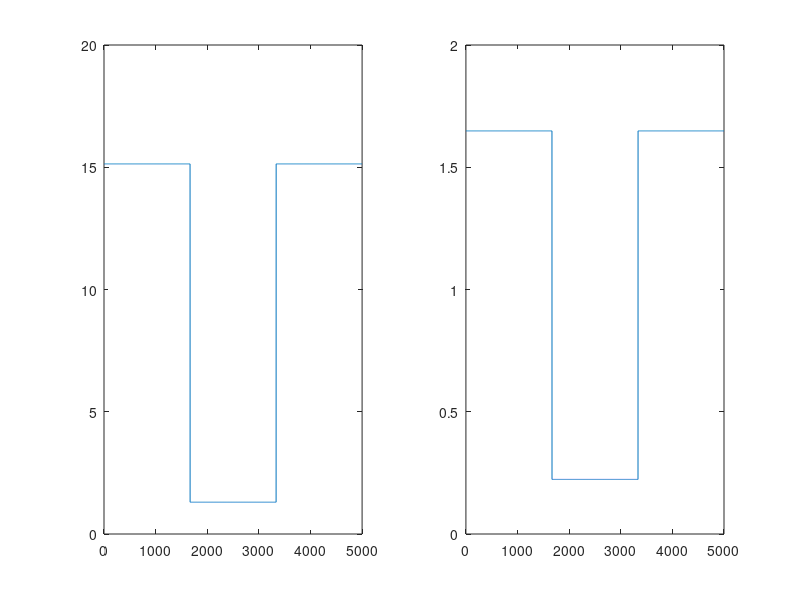

Write MATLAB code to recreate this figure. (Note: this script raises an error after producing the figure.)
addpath(genpath('C:\Users\gaw19004\Documents\GitHub\COM_POISSON'));
addpath(genpath('D:\GitHub\COM_POISSON'));

%%
rng(2)
T = 50;
dt = 0.01; % bin length (s)
n = 1; % number of independent observations

X_lam = ones(T/dt, 1);
G_nu = ones(T/dt, 1);

gamma_true = [repmat(.5, 1, round(T/(dt*3)))...
    repmat(-1.5, 1, round(T/(dt*3)))...
    repmat(.5, 1, T/dt - 2*round(T/(dt*3)))]';

nu_true = exp(G_nu.*gamma_true);

% set the mean to be approximate 5
target_mean = 5;
lam_true = (target_mean + (nu_true - 1)./ (2*nu_true)).^nu_true;
beta_true = nu_true.*log(target_mean + (nu_true - 1)./ (2*nu_true))./X_lam;

figure(1)
subplot(1,2,1);
plot(lam_true)
subplot(1,2,2);
plot(nu_true)

spk_vec = zeros(n, T/dt);
theo_mean = zeros(T/dt, 1);
theo_var = zeros(T/dt, 1);

for k = 1:(T/dt)
    spk_vec(:, k) = com_rnd(lam_true(k), nu_true(k), n);
    logcum_app = logsum_calc(lam_true(k), nu_true(k), 1000);
    log_Zk = logcum_app(1);
    log_Ak = logcum_app(2);
    log_Bk = logcum_app(3);
    log_Ck = logcum_app(4);
    
    theo_mean(k) = exp(log_Ak - log_Zk);
    theo_var(k) = exp(log_Bk - log_Zk) - theo_mean(k)^2;
end

figure(2)
subplot(2,1,1)
hold on
plot(mean(spk_vec, 1))
plot(theo_mean)
hold off

subplot(2,1,2)
% plot(theo_var)
plot(sqrt(theo_var))


theta_true = [beta_true gamma_true];
%%
close all
windType = 'forward';
Q = diag([1e-3 1e-3]);
max_init = 100;
spk_tmp = spk_vec(1:max_init);
theta0_tmp = [log(mean(spk_tmp)); 0];
W0_tmp = diag([1 1]);
F = diag([1 1]);
% [theta_fit_tmp,W_fit_tmp] =...
%     ppasmoo_compoisson_v2_window_fisher(theta0_tmp, spk_vec,X_lam,G_nu,...
%     W0_tmp,F,Q, 10, windType);

[theta_fit_tmp,W_fit_tmp] =...
    ppasmoo_compoisson_v2_window(theta0_tmp, spk_vec,X_lam,G_nu,...
    W0_tmp,F,Q, 10, windType);

theta0 = theta_fit_tmp(:, 1);
W0 = W_fit_tmp(:, :, 1);

QLB = 1e-8;
QUB = 1e-3;
Q0 = 1e-4*ones(1, 2);
DiffMinChange = QLB;
DiffMaxChange = QUB*0.1;
MaxFunEvals = 500;
MaxIter = 500;
f = @(Q) helper_window_v2(Q, theta0, spk_vec, X_lam, G_nu,...
    W0,eye(length(theta0)),1, windType);
options = optimset('DiffMinChange',DiffMinChange,'DiffMaxChange',DiffMaxChange,...
    'MaxFunEvals', MaxFunEvals, 'MaxIter', MaxIter);
Qopt = fmincon(f,Q0,[],[],[],[],...
    QLB*ones(1, length(Q0)),QUB*ones(1, length(Q0)), [], options);

Qoptmatrix = diag(Qopt);

% window selection: if select by filtering/ prediction llhd, optSize = 1
optWinSize = 20;

[theta_fit1,W_fit1] =...
    ppafilt_compoisson_v2_window_fisher(theta0, spk_vec,X_lam,G_nu,...
    W0,F,Qoptmatrix, optWinSize, windType);

% [theta_fit1,W_fit1] =...
%     ppafilt_compoisson_v2_window(theta0, spk_vec,X_lam,G_nu,...
%     W0,F,Qoptmatrix, optWinSize, windType);

[est_mean1,est_var1]=getMeanVar(exp(theta_fit1(1,:)),exp(theta_fit1(2,:)));

[theta_fit2,W_fit2] =...
    ppasmoo_compoisson_v2_window_fisher(theta0, spk_vec,X_lam,G_nu,...
    W0,F,Qoptmatrix, optWinSize, windType);

% [theta_fit2,W_fit2] =...
%     ppasmoo_compoisson_v2_window(theta0, spk_vec,X_lam,G_nu,...
%     W0,F,Qoptmatrix, optWinSize, windType);

[est_mean2,est_var2]=getMeanVar(exp(theta_fit2(1,:)),exp(theta_fit2(2,:)));

save("C:\Users\gaw19004\Desktop\COM_POI_data\meanVar_Qopt20_raw.mat")

close all
load("C:\Users\gaw19004\Desktop\COM_POI_data\meanVar_Qopt20_raw.mat")
theta = figure;
subplot(2, 1, 1)
hold on
l1 = plot(theta_true(:, 1), 'k', 'LineWidth', 2);
l2 = plot(theta_fit1(1, :), 'b', 'LineWidth', 1);
l3 = plot(theta_fit2(1, :), 'c', 'LineWidth', 1);
plot(theta_fit1(1, :) + sqrt(squeeze(W_fit1(1, 1, :)))', 'b:', 'LineWidth', .5)
plot(theta_fit1(1, :) - sqrt(squeeze(W_fit1(1, 1, :)))', 'b:', 'LineWidth', .5)
plot(theta_fit2(1, :) + sqrt(squeeze(W_fit2(1, 1, :)))', 'c:', 'LineWidth', .5)
plot(theta_fit2(1, :) - sqrt(squeeze(W_fit2(1, 1, :)))', 'c:', 'LineWidth', .5)
legend([l1 l2 l3], 'true', 'filtering', 'smoothing', 'Location','northwest');
ylim([min(theta_true(:, 1))-1 max(theta_true(:, 1))+1])
title('beta')
xlabel('step')
hold off

subplot(2, 1, 2)
hold on
l1 = plot(theta_true(:, 2), 'k', 'LineWidth', 2);
l2 = plot(theta_fit1(2, :), 'b', 'LineWidth', 1);
l3 = plot(theta_fit2(2, :), 'c', 'LineWidth', 1);
plot(theta_fit1(2, :) + sqrt(squeeze(W_fit1(2, 2, :)))', 'b:', 'LineWidth', .5)
plot(theta_fit1(2, :) - sqrt(squeeze(W_fit1(2, 2, :)))', 'b:', 'LineWidth', .5)
plot(theta_fit2(2, :) + sqrt(squeeze(W_fit2(2, 2, :)))', 'c:', 'LineWidth', .5)
plot(theta_fit2(2, :) - sqrt(squeeze(W_fit2(2, 2, :)))', 'c:', 'LineWidth', .5)
legend([l1 l2 l3], 'true', 'filtering', 'smoothing', 'Location','northwest');
ylim([min(theta_true(:, 2))-1 max(theta_true(:, 2))+1])
title('gamma')
xlabel('step')
hold off

% saveas(theta, 'theta_mean.png')
%%
lam_fit1 = exp(X_lam.*theta_fit1(1, :)');
lam_fit2 = exp(X_lam.*theta_fit2(1, :)');
nu_fit1 = exp(G_nu.*theta_fit1(2, :)');
nu_fit2 = exp(G_nu.*theta_fit2(2, :)');

spk_vec = zeros(n, T/dt);
theo_mean = zeros(T/dt, 1);
theo_var = zeros(T/dt, 1);
fit1_mean = zeros(T/dt, 1);
fit1_var = zeros(T/dt, 1);
fit2_mean = zeros(T/dt, 1);
fit2_var = zeros(T/dt, 1);

for k = 1:(T/dt)
    spk_vec(:, k) = com_rnd(lam_true(k), nu_true(k), n);
    [theo_mean(k), theo_var(k)] = meanVar_cmp(lam_true(k), nu_true(k), 1000);
    [fit1_mean(k), fit1_var(k)] = meanVar_cmp(lam_fit1(k), nu_fit1(k), 1000);
    [fit2_mean(k), fit2_var(k)] = meanVar_cmp(lam_fit2(k), nu_fit2(k), 1000);
    
end

mean_var = figure;
subplot(2,1,1)
hold on
s = plot(spk_vec, 'Color', [1, 0.5, 0, 0.2]);
l1 = plot(theo_mean, 'k', 'LineWidth', 2);
l2 = plot(fit1_mean, 'b', 'LineWidth', 1);
l3 = plot(fit2_mean, 'c', 'LineWidth', 1);
hold off
legend([s l1 l2 l3], 'true-spk', 'true', 'filtering', 'smoothing', 'Location','northeast');
ylim([0 6*max(theo_mean)])
title('mean')
xlabel('step')

subplot(2,1,2)
hold on
l1 = plot(theo_var, 'k', 'LineWidth', 2);
l2 = plot(fit1_var, 'b', 'LineWidth', 1);
l3 = plot(fit2_var, 'c', 'LineWidth', 1);
hold off
legend([l1 l2 l3], 'true', 'filtering', 'smoothing', 'Location','northeast');
ylim([0 2*max(theo_var)])
title('var')
xlabel('step')


ff = figure;
hold on
plot(theo_var./theo_mean, 'k', 'LineWidth', 2);
plot(fit1_var./fit1_mean, 'b', 'LineWidth', 1);
plot(fit2_var./fit2_mean, 'c', 'LineWidth', 1);
hold off
legend('true', 'filtering', 'smoothing', 'Location','northeast');
ylim([0 2*max(theo_var./theo_mean)])
title('ff')
xlabel('step')

varCEPlot = figure;
[var_rate_exact1, ~] = varCE(X_lam, G_nu, theta_fit1, W_fit1);
[var_rate_exact2, ~] = varCE(X_lam, G_nu, theta_fit2, W_fit2);
hold on
plot(var_rate_exact1, 'b', 'LineWidth', 1);
plot(var_rate_exact2, 'c', 'LineWidth', 1);
hold off
legend('filtering', 'smoothing', 'Location','northeast');
title('varCE')
xlabel('step')


% saveas(mean_var, 'mean_var_mean.png')

%%
jumpIdx = find(abs(diff(theo_var)) > 0);
preL = 100;
posL = 300;

upIdx = (jumpIdx(1)-preL):(jumpIdx(1)+posL);
downIdx = (jumpIdx(2)-preL):(jumpIdx(2)+posL);


figure(10)
h1 = axes
hold on
l1 = plot(theo_var(upIdx), 'k', 'LineWidth', 2);
l2 = plot(fit1_var(upIdx), 'b', 'LineWidth', 2);
hold off
set(h1, 'YLim', [min(theo_var) max(theo_var)])
set(h1, 'XLim', [0 preL + posL])

h2 = axes
hold on
plot(theo_var(downIdx), 'k:', 'LineWidth', 2);
l3 = plot(fit1_var(downIdx), 'b:', 'LineWidth', 2);
hold off
set(h2, 'Ydir', 'reverse')
set(h2, 'YAxisLocation', 'Right')
set(h2, 'XLim', get(h1, 'XLim'))
set(h2, 'YLim', get(h1, 'YLim'))
set(h2, 'Color', 'None')
set(h2, 'Xtick', [])

title('filtering')
legend([l1 l2 l3], 'true', 'upward switch', 'downward switch (inverted)', 'Location','northwest');


figure(11)
h1 = axes
hold on
l1 = plot(theo_var(upIdx), 'k', 'LineWidth', 2);
l2 = plot(fit2_var(upIdx), 'c', 'LineWidth', 2);
hold off
set(h1, 'YLim', [min(theo_var) max(theo_var)])
set(h1, 'XLim', [0 preL + posL])

h2 = axes
hold on
% plot(theo_var(downIdx), 'k:', 'LineWidth', 2);
l3 = plot(fit2_var(downIdx), 'c:', 'LineWidth', 2);
hold off
set(h2, 'Ydir', 'reverse')
set(h2, 'YAxisLocation', 'Right')
set(h2, 'XLim', get(h1, 'XLim'))
set(h2, 'YLim', get(h1, 'YLim'))
set(h2, 'Color', 'None')
set(h2, 'Xtick', [])

title('smoothing')
legend([l1 l2 l3], 'true', 'upward switch', 'downward switch (inverted)', 'Location','northwest');



